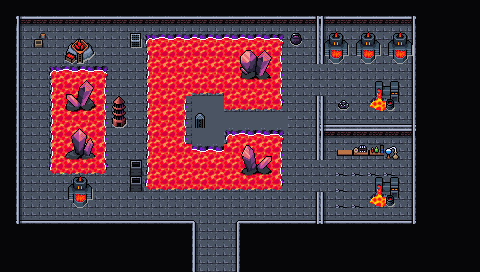

Below is a game level as drawn by its tile map, then a one-line description and the .tmx that defines it (tile-layer data replaced by summaries):
An orthogonal 30x17 tile map with 16x16 px tiles, 5 tile layers (Collision, Floor, Walls, Walls Supplementary, ...), 2 tilesets and 14 objects.

<map version="1.10" tiledversion="1.11.2" orientation="orthogonal" renderorder="right-down" width="30" height="17" tilewidth="16" tileheight="16" infinite="0" nextlayerid="9" nextobjectid="96">
 <editorsettings>
  <export target="wastetown..tmx" format="tmx" />
 </editorsettings>
 <properties>
  <property name="dungeonEffect" value="{&quot;startBattleWithCard&quot;: [ &quot;Mishra's Foundry&quot;, &quot;Mishra's Juggernaut&quot; ]}" />
 </properties>
 <tileset firstgid="1" source="../../../../common/maps/tileset/main.tsx" />
 <tileset firstgid="10113" source="../../../../common/maps/tileset/buildings.tsx" />
 <layer id="6" name="Collision" width="30" height="17">
  <data>[510 cells, 252 non-empty, 13 distinct tile ids]</data>
 </layer>
 <layer id="7" name="Floor" width="30" height="17">
  <data>[510 cells, 510 non-empty, 3 distinct tile ids]</data>
 </layer>
 <layer id="2" name="Walls" width="30" height="17">
  <data>[510 cells, 388 non-empty, 20 distinct tile ids]</data>
 </layer>
 <layer id="8" name="Walls Supplementary" width="30" height="17">
  <data>[510 cells, 38 non-empty, 10 distinct tile ids]</data>
 </layer>
 <layer id="3" name="Clutter" width="30" height="17">
  <properties>
   <property name="spriteLayer" type="bool" value="true" />
  </properties>
  <data>[510 cells, 86 non-empty, 52 distinct tile ids]</data>
 </layer>
 <objectgroup id="4" name="Objects">
  <object id="38" template="../../../../common/maps/obj/entry_up.tx" x="192" y="270.665" width="48" height="16">
   <properties>
    <property name="teleport" value="" />
   </properties>
  </object>
  <object id="67" template="../../../../common/maps/obj/enemy.tx" gid="11419" x="313.575" y="185.45">
   <properties>
    <property name="defeatDialog">[
   {
   "action": [
      {"advanceMapFlag":"enemiesDefeated"},
      {"deleteMapObject": -1}
    ]
   }
]</property>
    <property name="enemy" value="Ashnod" />
    <property name="threatRange" type="int" value="0" />
    <property name="waypoints" value="" />
   </properties>
  </object>
  <object id="68" template="../../../../common/maps/obj/enemy.tx" x="276.512" y="127.338">
   <properties>
    <property name="defeatDialog">[
   {
   "action": [
      {"advanceMapFlag":"enemiesDefeated"},
      {"deleteMapObject": -1}
    ]
   }
]</property>
    <property name="enemy" value="Hajar" />
    <property name="threatRange" type="int" value="0" />
    <property name="waypoints" value="" />
   </properties>
  </object>
  <object id="69" template="../../../../common/maps/obj/enemy.tx" x="209.836" y="126.625">
   <properties>
    <property name="defeatDialog">[
   {
   "action": [
      {"advanceMapFlag":"enemiesDefeated"},
      {"deleteMapObject": -1}
    ]
   }
]</property>
    <property name="effect" value="{&quot;startBattleWithCard&quot;: [&quot;Ankh of Mishra|5ED&quot;, &quot;Mishra's Factory|ATQ&quot;, &quot;Mishra's Bauble|BRR&quot;, &quot;Assembly-Worker&quot;]}" />
    <property name="enemy" value="Mishra" />
    <property name="spawn.Easy" type="bool" value="false" />
    <property name="spawn.Normal" type="bool" value="false" />
    <property name="threatRange" type="int" value="0" />
   </properties>
  </object>
  <object id="72" template="../../../../common/maps/obj/gold.tx" x="361.667" y="78.333" />
  <object id="73" template="../../../../common/maps/obj/booster.tx" x="191.5" y="110.5">
   <properties>
    <property name="reward">[
  {
    "editions": [ "BRO" ],
    "type": "card",
    "count": 10,
    "rarity": [ "Common" ]
  },
  {
    "editions": [ "BRO" ],
    "type": "card",
    "count": 3,
    "rarity": [ "Uncommon" ]
  },
  {
    "editions": [ "BRO" ],
    "type": "card",
    "count": 1,
    "rarity": [ "Rare", "Mythic Rare" ]
  }
]
</property>
   </properties>
  </object>
  <object id="74" template="../../../../common/maps/obj/enemy.tx" gid="11419" x="311.5" y="85.5">
   <properties>
    <property name="defeatDialog">[
   {
   "action": [
      {"advanceMapFlag":"enemiesDefeated"},
      {"deleteMapObject": -1}
    ]
   }
]</property>
    <property name="enemy" value="Farid" />
    <property name="threatRange" type="int" value="0" />
    <property name="waypoints" value="" />
   </properties>
  </object>
  <object id="76" template="../../../../common/maps/obj/manashards.tx" x="354.5" y="179.167" />
  <object id="89" template="../../../../common/maps/obj/dialog.tx" x="189.25" y="227.25" width="54.5" height="21.5" visible="1">
   <properties>
    <property name="dialog">[
{
   "text": "Sweltering, nearly unbearable heat from flowing channels of lava overwhelms you as you enter the factory. Massive, elaborate machinery groans with the echo of gears and the crackle of magic.
Your manasight stone glows, sensing the power of the legends here.",
   "options": [{
      "name": "(Continue)", "action": [{"deleteMapObject":-1}]}]
}
]</property>
   </properties>
  </object>
  <object id="90" template="../../../../common/maps/obj/booster.tx" x="191.5" y="142.5">
   <properties>
    <property name="reward">[
  {
    "editions": [ "ATQ" ],
    "type": "card",
    "count": 10,
    "rarity": [ "Common" ]
  },
  {
    "editions": [ "ATQ" ],
    "type": "card",
    "count": 3,
    "rarity": [ "Uncommon" ]
  },
  {
    "editions": [ "ATQ" ],
    "type": "card",
    "count": 1,
    "rarity": [ "Rare", "Mythic Rare" ]
  }
]
</property>
    <property name="spawn.Hard" type="bool" value="true" />
   </properties>
  </object>
  <object id="92" template="../../../../common/maps/obj/scroll.tx" x="26" y="67">
   <properties>
    <property name="reward" value="[ { &quot;type&quot;: &quot;card&quot;, &quot;cardName&quot;: &quot;Mishra's Foundry&quot;, &quot;count&quot;: 1 } ]" />
   </properties>
  </object>
  <object id="93" template="../../../../common/maps/obj/dialog.tx" x="240.844" y="129.172" width="16.8333" height="18.939" rotation="0" visible="1">
   <properties>
    <property name="dialog">[
{
   "text": "The man before you is vicious and wild-eyed, a glowing green stone radiating magic in his hand. 'Another fool come to stop my ambition, just like my accursed brother. You'll fall like the others.'",
   "options": [{
      "name": "(Continue)", "action": [{"deleteMapObject":-1}]}]
}
]</property>
   </properties>
  </object>
  </objectgroup>
</map>
<!-- 2 of 14 objects omitted -->
